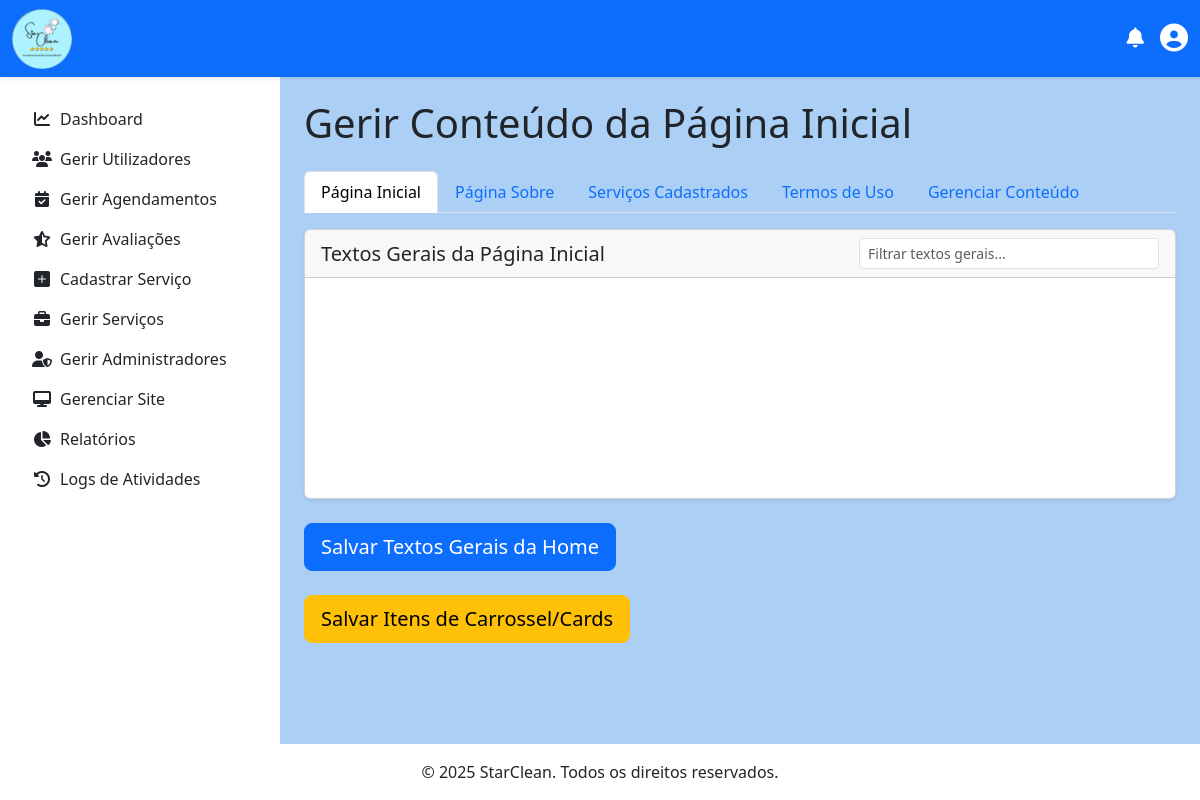
Page /admin/gerir_pagina_inicial.php (signed in) on the earlier database version.
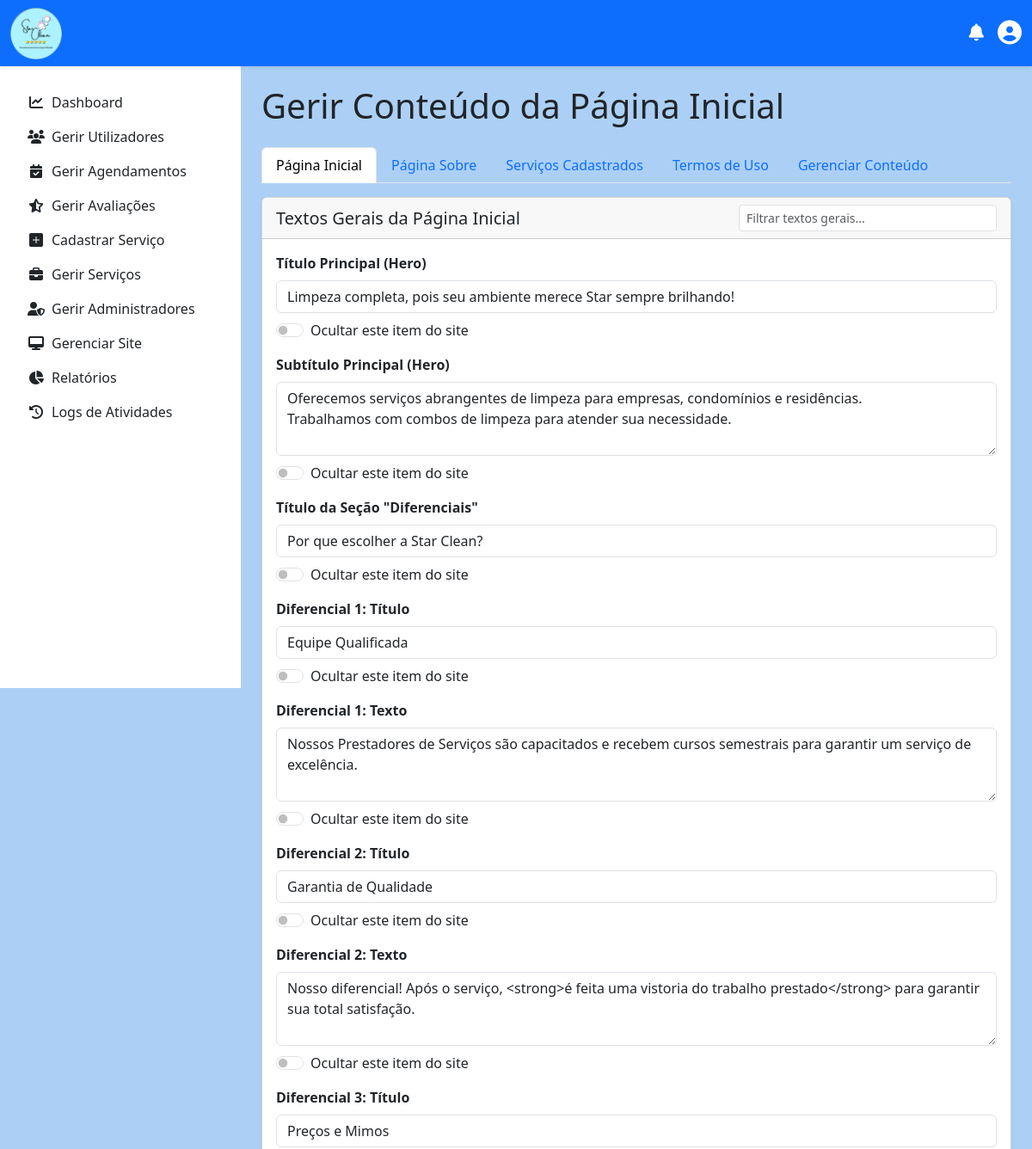
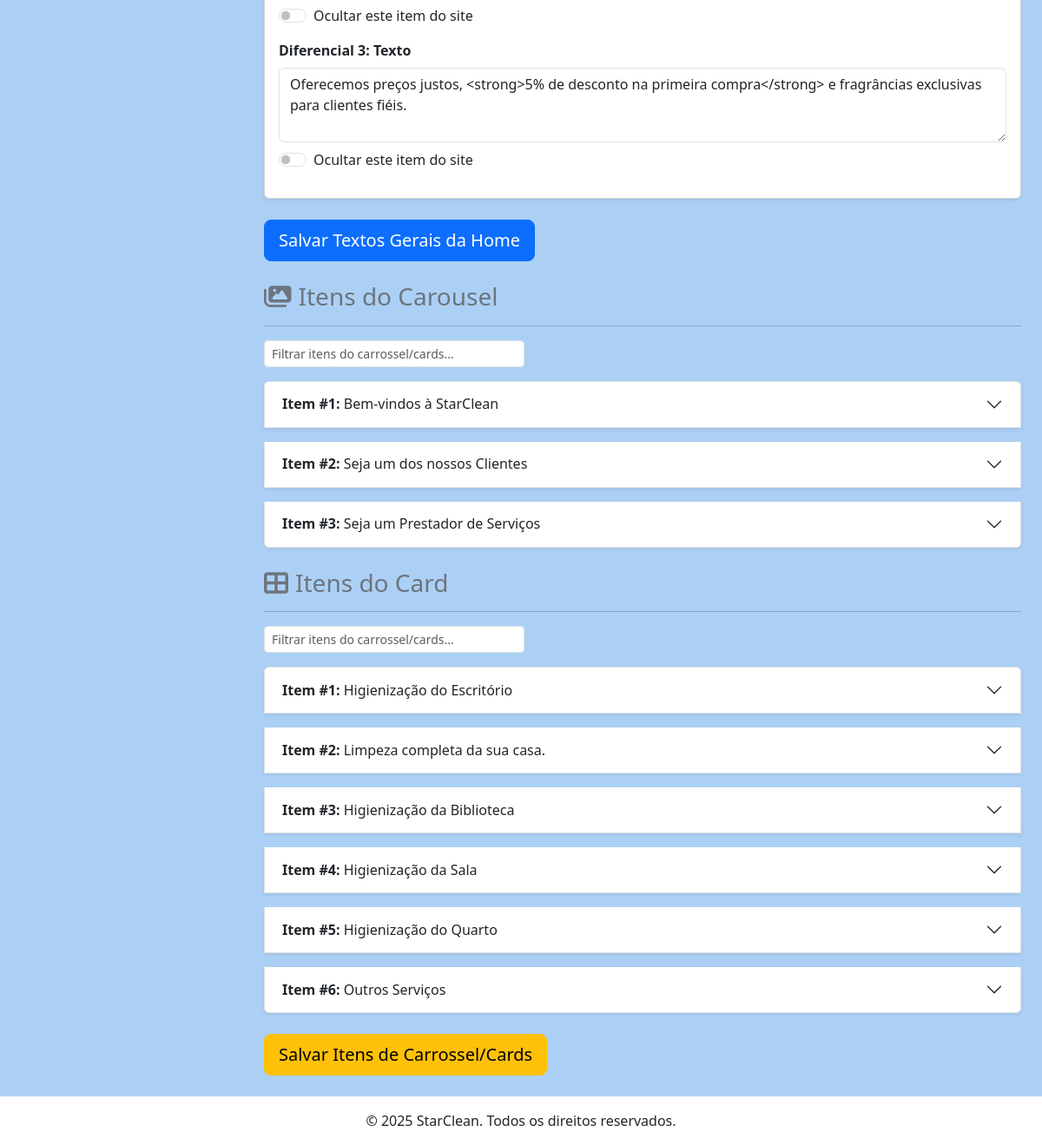
Same page on the later database version (2 pictures, top to bottom).
### tables this page shows
CREATE TABLE `conteudo_geral` (
  `id` int(11) NOT NULL,
  `chave` varchar(100) NOT NULL COMMENT 'Identificador único do conteúdo (ex: index_hero_titulo)',
  `titulo` varchar(255) NOT NULL COMMENT 'Descrição amigável para o admin (ex: Título Principal da Home)',
  `conteudo` text DEFAULT NULL COMMENT 'O texto ou URL da imagem',
  `tipo` enum('texto_simples','textarea','imagem') NOT NULL DEFAULT 'texto_simples' COMMENT 'Define o tipo de campo no formulário',
  `pagina` varchar(50) NOT NULL COMMENT 'Página a que o conteúdo pertence (ex: index, sobre)',
  `criado_por_admin_id` int(11) DEFAULT NULL,
  `editado_por_admin_id` int(11) DEFAULT NULL,
  `data_criacao` timestamp NOT NULL DEFAULT current_timestamp(),
  `data_edicao` timestamp NOT NULL DEFAULT current_timestamp() ON UPDATE current_timestamp(),
  `oculto` tinyint(1) DEFAULT 0
);

CREATE TABLE `conteudo_pagina_inicial` (
  `id` int(11) NOT NULL,
  `tipo_conteudo` enum('carousel','card') NOT NULL,
  `titulo` varchar(255) NOT NULL,
  `texto` text DEFAULT NULL,
  `imagem_url` varchar(255) DEFAULT NULL,
  `link_url` varchar(255) DEFAULT NULL,
  `texto_botao` varchar(100) DEFAULT NULL,
  `ordem` int(11) NOT NULL DEFAULT 0,
  `ativo` tinyint(1) NOT NULL DEFAULT 1,
  `criado_por_admin_id` int(11) DEFAULT NULL,
  `editado_por_admin_id` int(11) DEFAULT NULL,
  `data_criacao` timestamp NOT NULL DEFAULT current_timestamp(),
  `data_edicao` timestamp NOT NULL DEFAULT current_timestamp() ON UPDATE current_timestamp(),
  `oculto` tinyint(1) DEFAULT 0
);

### admin/gerir_pagina_inicial.php (the view, shortened to what the changed rows need)
<?php
require_once '../includes/log_helper.php';
$mensagem_erro = '';
$conteudos = [];
try {
    $pdo = obterConexaoPDO();
    $stmt = $pdo->query("SELECT * FROM conteudo_pagina_inicial ORDER BY tipo_conteudo, ordem");
    $conteudos = $stmt->fetchAll(PDO::FETCH_ASSOC);
} catch (PDOException $e) {
    $mensagem_erro = "Erro ao carregar o conteúdo dinâmico da página.";
}
$conteudo_geral = [];
try {
    $stmt_geral = $pdo->query("SELECT * FROM conteudo_geral ORDER BY pagina, id");
    foreach ($stmt_geral->fetchAll(PDO::FETCH_ASSOC) as $item) {
        $pagina_chave = ($item['chave'] === 'termos_de_uso_conteudo') ? 'termos_de_uso' : $item['pagina'];
        $conteudo_geral[$pagina_chave][] = $item;
    }
} catch (PDOException $e) {
    $mensagem_erro .= " Erro ao carregar os textos da página.";
}
include '../includes/header.php';
?>
<main class="d-flex">
    <div class="container-fluid p-4 flex-grow-1">
        <h1 class="mb-4">Gerir Conteúdo da Página Inicial</h1>
        <div class="tab-content" id="myTabContent">
            <div class="tab-pane fade show active" id="index-content" role="tabpanel">
                <form action="gerir_pagina_inicial.php#index-content" method="post">
                    <div class="card mt-3 shadow-sm">
                        <div class="card-body">
                            <div id="containerConteudoGeralIndex">
                                <?php foreach ($conteudo_geral['index'] ?? [] as $item): ?>
                                    <div class="mb-3" data-filter-text-geral-index="<?= strtolower(htmlspecialchars($item['titulo'] . ' ' . $item['conteudo'])) ?>">
                                        <label for="cg-<?= $item['chave'] ?>" class="form-label"><strong><?= htmlspecialchars($item['titulo']) ?></strong></label>
                                        <?php if ($item['tipo'] === 'textarea'): ?>
                                            <textarea class="form-control" id="cg-<?= $item['chave'] ?>" name="conteudo_geral[<?= $item['chave'] ?>][conteudo]" rows="3" placeholder="Digite o texto para esta seção..."><?= htmlspecialchars($item['conteudo']) ?></textarea>
                                        <?php else: ?>
                                            <input type="text" class="form-control" id="cg-<?= $item['chave'] ?>" name="conteudo_geral[<?= $item['chave'] ?>][conteudo]" value="<?= htmlspecialchars($item['conteudo']) ?>" placeholder="Digite o título para esta seção...">
                                        <?php endif; ?>
                                        <div class="form-check form-switch mt-2">
                                            <input class="form-check-input" type="checkbox" role="switch" id="oculto-cg-<?= $item['chave'] ?>" name="conteudo_geral[<?= $item['chave'] ?>][oculto]" value="1" <?= $item['oculto'] ? 'checked' : '' ?>>
                                            <label class="form-check-label" for="oculto-cg-<?= $item['chave'] ?>">Ocultar este item do site</label>
                                        </div>
                                    </div>
                                <?php endforeach; ?>
                            </div>
                        </div>
                    </div>
                </form>
                <form action="gerir_pagina_inicial.php#index-content" method="post" enctype="multipart/form-data">
                    <?php
                    $tipo_atual = '';
                    foreach ($conteudos as $item):
                        if ($item['tipo_conteudo'] !== $tipo_atual):
                            if ($tipo_atual !== '') echo '</div>';
                            $tipo_atual = $item['tipo_conteudo'];
                            ?>
                            <div class="mt-4">
                                <h3 class="text-secondary"><i class="fas <?= $tipo_atual === 'carousel' ? 'fa-images' : 'fa-th-large' ?> me-2"></i>Itens do <?= ucfirst($tipo_atual) ?></h3><hr>
                                <input type="text" id="filtroConteudoIndex" class="form-control form-control-sm mb-3" placeholder="Filtrar itens do carrossel/cards..." style="width: 300px;">
                            </div>
                            <div class="accordion" id="accordion-<?= $tipo_atual ?>">
                        <?php endif; ?>
                        <div class="accordion-item mb-3 shadow-sm" data-filter-text-index="<?= strtolower(htmlspecialchars($item['titulo'] . ' ' . $item['texto'])) ?>">
                            <h2 class="accordion-header" id="heading-<?= $item['id'] ?>">
                                <button class="accordion-button collapsed" type="button" data-bs-toggle="collapse" data-bs-target="#collapse-<?= $item['id'] ?>">
                                    <strong>Item #<?= $item['ordem'] ?>:</strong>&nbsp;<?= htmlspecialchars($item['titulo']) ?>
                                </button>
                            </h2>
                        </div>
                    <?php endforeach; ?>
                    <?php if (!empty($conteudos)) echo '</div>'; ?>
                </form>
            </div>
        </div>
    </div>
</main>
<?php include '../includes/footer.php'; ?>

Differences in the rows shown:
added conteudo_geral: titulo "Título Principal (Hero)", conteudo "Limpeza completa, pois seu ambiente merece Star sempre brilhando!"
added conteudo_geral: titulo "Subtítulo Principal (Hero)", chave+conteudo "Oferecemos serviços abrangentes de limpeza para empresas, condomínios e residências. Trabalhamos com combos de limpeza para atender sua necessidade."
added conteudo_geral: titulo "Título da Seção \"Diferenciais\"", conteudo "Por que escolher a Star Clean?"
added conteudo_geral: titulo "Diferencial 1: Título", conteudo "Equipe Qualificada"
added conteudo_geral: titulo "Diferencial 1: Texto", chave+conteudo "Nossos Prestadores de Serviços são capacitados e recebem cursos semestrais para garantir um serviço de excelência."
added conteudo_geral: titulo "Diferencial 2: Título", conteudo "Garantia de Qualidade"
added conteudo_geral: titulo "Diferencial 2: Texto", chave+conteudo "Nosso diferencial! Após o serviço, <strong>é feita uma vistoria do trabalho prestado</strong> para garantir sua total satisfação."
added conteudo_geral: titulo "Diferencial 3: Título", conteudo "Preços e Mimos"
added conteudo_geral: titulo "Diferencial 3: Texto", chave+conteudo "Oferecemos preços justos, <strong>5% de desconto na primeira compra</strong> e fragrâncias exclusivas para clientes fiéis."
added conteudo_pagina_inicial: tipo_conteudo "Carousel", ordem "1", titulo "Bem-vindos à StarClean"
added conteudo_pagina_inicial: ordem "2", titulo "Seja um dos nossos Clientes"
added conteudo_pagina_inicial: ordem "3", titulo "Seja um Prestador de Serviços"
added conteudo_pagina_inicial: tipo_conteudo "Card", ordem "1", titulo "Higienização do Escritório"
added conteudo_pagina_inicial: ordem "2", titulo "Limpeza completa da sua casa."
added conteudo_pagina_inicial: ordem "3", titulo "Higienização da Biblioteca"
added conteudo_pagina_inicial: ordem "4", titulo "Higienização da Sala"
added conteudo_pagina_inicial: ordem "5", titulo "Higienização do Quarto"
added conteudo_pagina_inicial: ordem "6", titulo "Outros Serviços"
